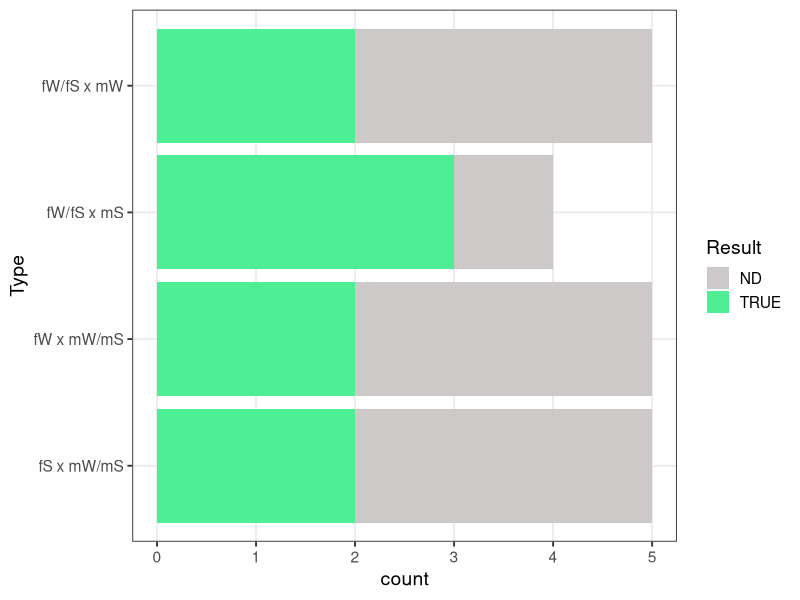
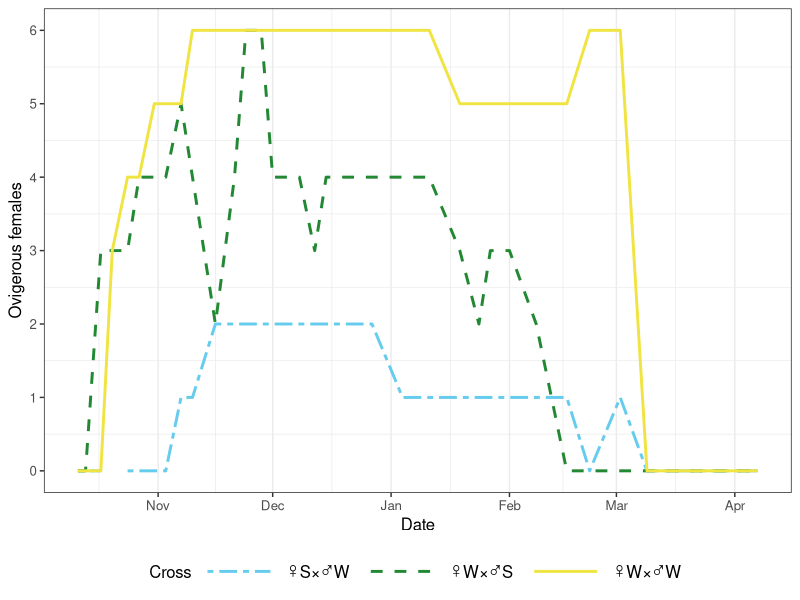
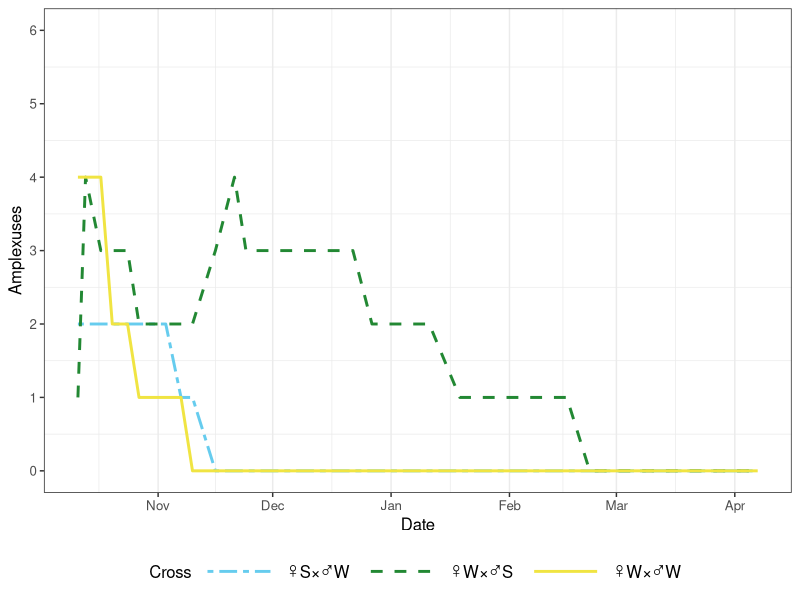
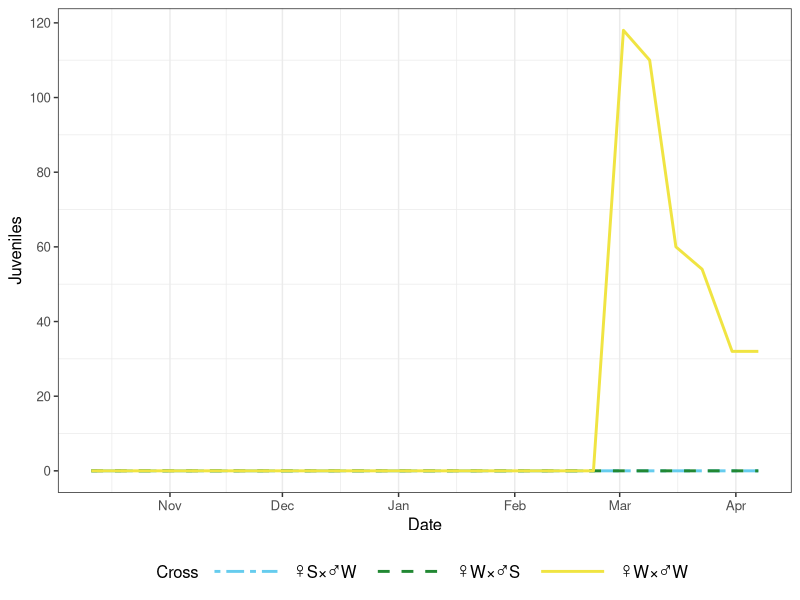
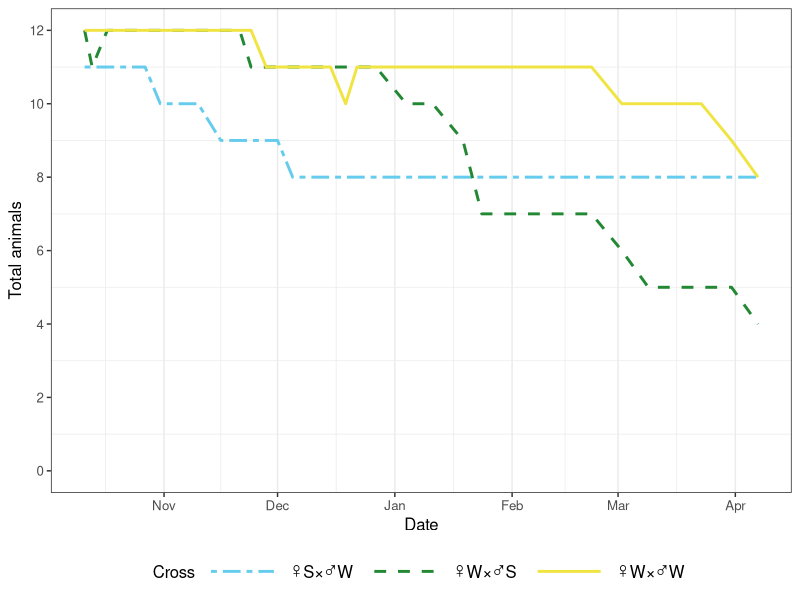
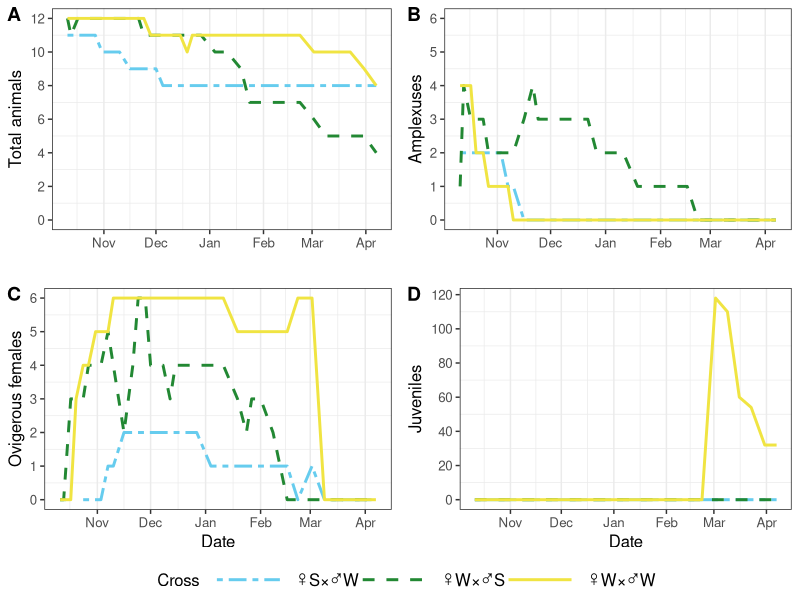
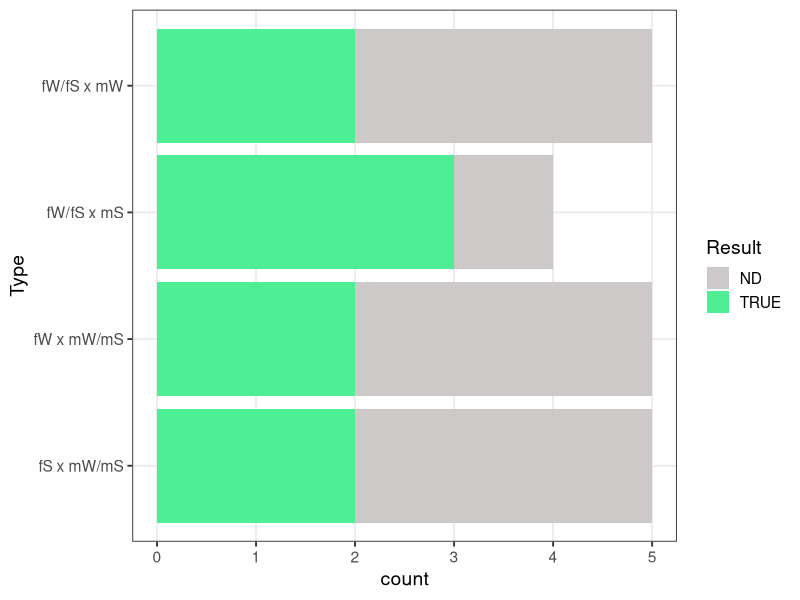
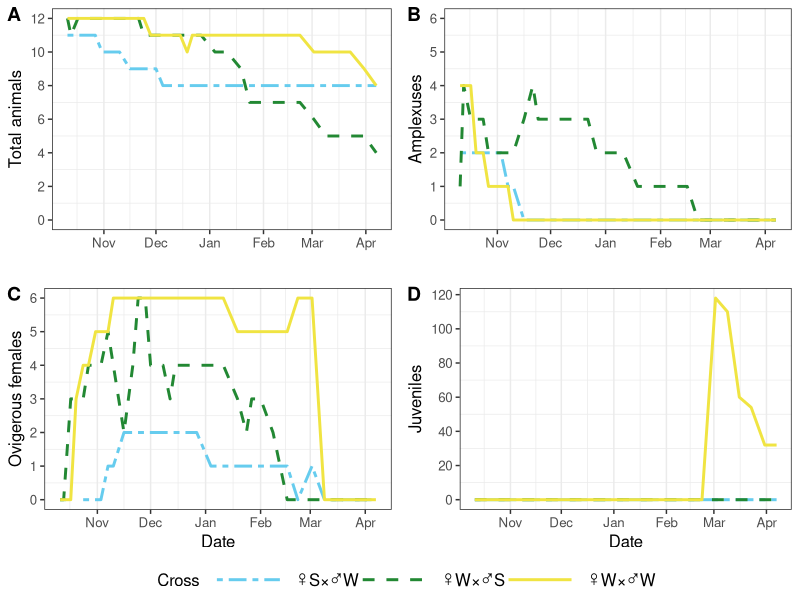

The R source for these figures, in order:
library(openxlsx)
library(ggplot2)

## Prezygotic

mate.choice.tbl <- read.xlsx("mating Evi.xlsx")

mate.choice.tbl$Result <- factor(mate.choice.tbl$Result, levels = c("ND", "TRUE"))

ggplot(mate.choice.tbl) + geom_bar(aes(x = Type, fill = Result), position = "stack") + 
  coord_flip() + 
  scale_fill_manual(values = c("#CDC9C9", "#4EEE94")) +
  theme_bw(base_size = 14) + theme(panel.grid.minor.x = element_blank())
#ggsave("mate_choice_draft.png")
ggsave("mate_choice_draft.svg")

## Postzygotic
Sys.setlocale("LC_TIME", "C")
library(ggplot2)
library(openxlsx)
library(scales) ## for different linetypes
library(ggpubr) ## for ggarrange

## setting up plot
## colors
WxW <- "#F0E442"
WxS <- "#228833"
SxW <- "#66CCEE"
colcolors <- c(SxW, WxS, WxW)
## proper labels
col.labels <- c("♀S×♂W ", 
                "♀W×♂S " , 
                "♀W×♂W ")

## general plot settings
mytheme <- function(){
  list(theme_bw(base_size = 12), 
       theme(line = element_line(size = .5, color = "lightgrey"), 
             panel.grid.major.y = element_blank(),
             strip.text = element_text(size=14)),
       #scale_fill_manual(values = fillcolors),
       scale_color_manual(values = colcolors, 
                          labels = col.labels),
       scale_y_continuous(breaks = pretty_breaks()),
       scale_linetype_manual(values = c("twodash", "dashed", "solid"),
                             labels = col.labels), 
       scale_x_date(date_breaks = "1 month", date_labels = "%b"),
       theme(legend.position = 'bottom', legend.text = element_text(size=12),
             legend.key.width = unit(2, "cm")))
}





expdat <- read.xlsx("Crossing Evi.xlsx")
expdat$Date <- convertToDate(expdat$Date)

pfem <- 
  ggplot(expdat, aes(x = Date, col = Cross)) + 
  geom_line(aes(y = `Females.w/eggs`, linetype = Cross), size = 1) + 
  ylab("Ovigerous females") + 
  expand_limits(y=c(0, 6)) + 
  theme_bw(base_size = 14) + 
  mytheme()
pfem

pampl <- 
  ggplot(expdat, aes(x = Date, col = Cross)) + 
  geom_line(aes(y = `Amplexuses`, linetype = Cross), size = 1) + 
  expand_limits(y=c(0, 6)) + 
  mytheme()
pampl


pjuv <- 
  ggplot(expdat, aes(x = Date, col = Cross)) + 
  geom_line(aes(y = Juveniles, linetype = Cross), size = 1) +
  expand_limits(y=c(0, 6)) + 
  mytheme()
#ggsave("juv.svg", pjuv, width = 5, heigh = 3)
pjuv


pani <- 
  ggplot(expdat, aes(x = Date, col = Cross)) + 
  geom_line(aes(y = `Total.animals`, linetype = Cross), size = 1) + 
  expand_limits(y=c(0, 12)) + 
    ylab("Total animals") + 
  mytheme()
pani

ggarrange(pani+xlab(""), pampl+xlab(""), pfem, pjuv, 
          labels = LETTERS[1:4], 
          common.legend = TRUE, legend = "bottom")

ggsave("Evi_cross.png", width=9, height=6, device=png, bg = "white")
ggsave("Evi_cross.svg", width=9, height=5, device=svg())
